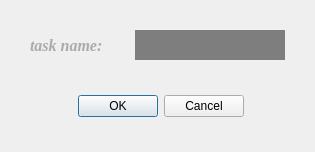
<?xml version="1.0" encoding="UTF-8"?>
<ui version="4.0">
 <class>remove_task</class>
 <widget class="QDialog" name="remove_task">
  <property name="geometry">
   <rect>
    <x>0</x>
    <y>0</y>
    <width>315</width>
    <height>152</height>
   </rect>
  </property>
  <property name="minimumSize">
   <size>
    <width>315</width>
    <height>152</height>
   </size>
  </property>
  <property name="maximumSize">
   <size>
    <width>315</width>
    <height>152</height>
   </size>
  </property>
  <property name="windowTitle">
   <string>Dialog</string>
  </property>
  <property name="styleSheet">
   <string notr="true"/>
  </property>
  <widget class="QLabel" name="label">
   <property name="geometry">
    <rect>
     <x>30</x>
     <y>30</y>
     <width>100</width>
     <height>30</height>
    </rect>
   </property>
   <property name="font">
    <font>
     <family>Georgia</family>
     <pointsize>12</pointsize>
     <weight>75</weight>
     <italic>true</italic>
     <bold>true</bold>
    </font>
   </property>
   <property name="styleSheet">
    <string notr="true">color: rgb(171, 171, 171);</string>
   </property>
   <property name="text">
    <string>task name:</string>
   </property>
  </widget>
  <widget class="QLineEdit" name="lineEdit">
   <property name="geometry">
    <rect>
     <x>135</x>
     <y>30</y>
     <width>150</width>
     <height>30</height>
    </rect>
   </property>
   <property name="font">
    <font>
     <family>Georgia</family>
     <pointsize>12</pointsize>
     <weight>75</weight>
     <bold>true</bold>
    </font>
   </property>
   <property name="toolTip">
    <string>task name</string>
   </property>
   <property name="styleSheet">
    <string notr="true">background-color: rgb(126, 126, 126);
selection-color: rgb(255, 255, 255);
selection-background-color: rgb(0, 0, 0);
color: rgb(0, 0, 0);</string>
   </property>
   <property name="frame">
    <bool>false</bool>
   </property>
  </widget>
  <widget class="QDialogButtonBox" name="buttonBox">
   <property name="geometry">
    <rect>
     <x>78</x>
     <y>90</y>
     <width>166</width>
     <height>32</height>
    </rect>
   </property>
   <property name="cursor">
    <cursorShape>PointingHandCursor</cursorShape>
   </property>
   <property name="styleSheet">
    <string notr="true"/>
   </property>
   <property name="orientation">
    <enum>Qt::Horizontal</enum>
   </property>
   <property name="standardButtons">
    <set>QDialogButtonBox::Cancel|QDialogButtonBox::Ok</set>
   </property>
  </widget>
 </widget>
 <resources/>
 <connections>
  <connection>
   <sender>buttonBox</sender>
   <signal>accepted()</signal>
   <receiver>remove_task</receiver>
   <slot>accept()</slot>
   <hints>
    <hint type="sourcelabel">
     <x>153</x>
     <y>115</y>
    </hint>
    <hint type="destinationlabel">
     <x>157</x>
     <y>154</y>
    </hint>
   </hints>
  </connection>
  <connection>
   <sender>buttonBox</sender>
   <signal>rejected()</signal>
   <receiver>remove_task</receiver>
   <slot>reject()</slot>
   <hints>
    <hint type="sourcelabel">
     <x>189</x>
     <y>105</y>
    </hint>
    <hint type="destinationlabel">
     <x>217</x>
     <y>153</y>
    </hint>
   </hints>
  </connection>
 </connections>
</ui>
